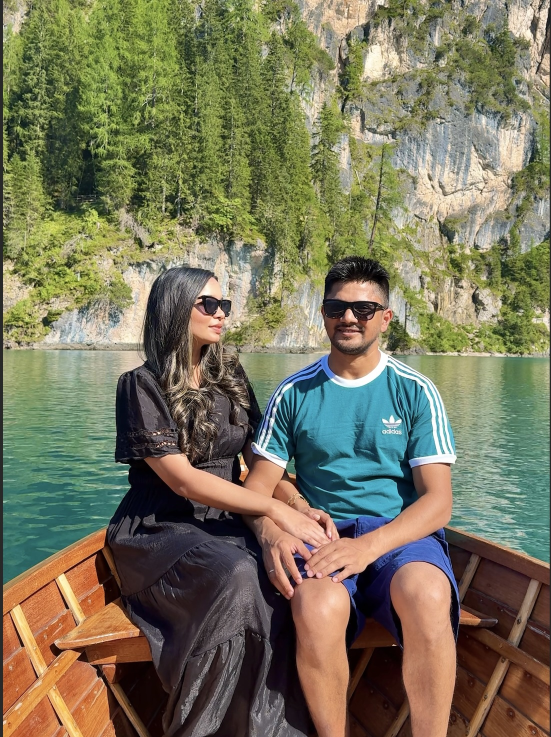
#> input picture preprocessing/data/myimage.jpg, 1102 x 1474 px (shown at 1/2 size)
$ python random_crops.py --input_root data --output_root out.png
#> lines starting #> are read from the running program, lines starting #| are printed output that depends on the picture
import os
import sys
import random
import argparse
from PIL import Image
from pathlib import Path
import json
import csv
from typing import Dict, List, Tuple, Optional

# Utility
def ensure_dir(path: str):
    os.makedirs(path, exist_ok=True)

# Simplified: removed unused frequency/quantile helper logic.

def _resize_keep_aspect(img, target_width):
    if target_width is None:
        return img
    w, h = img.size
    if w == target_width:
        return img
    new_height = int(round(h * (target_width / float(w))))
    return img.resize((target_width, new_height), Image.LANCZOS)

# --- Optional LangSAM integration for object detection ---
_LANGSAM_MODEL = None

# [78 lines left out: functions _ensure_repo_root_on_sys_path, _load_langsam_model, run_langsam_batched, load_mapping, random_square_crops, process_single_image and 1 more, not called in this run]

def write_json(path: str, obj: dict):
    with open(path, 'w') as f:
        json.dump(obj, f, indent=2)

# [118 lines left out: function concept_process_json_mapping, not called in this run]

def _xywh_to_x1y1x2y2(boxes: List[Tuple[float, float, float, float]]):
    return [(x, y, x + w, y + h) for (x, y, w, h) in boxes]

def _scale_boxes_x1y1x2y2(boxes: List[Tuple[float, float, float, float]], scale: float):
    return [(x1 * scale, y1 * scale, x2 * scale, y2 * scale) for (x1, y1, x2, y2) in boxes]

def _clip_boxes_x1y1x2y2(boxes: List[Tuple[float, float, float, float]], w: int, h: int) -> List[Tuple[int, int, int, int]]:
    clipped: List[Tuple[int, int, int, int]] = []
    for x1, y1, x2, y2 in boxes:
        ix1 = max(0, min(int(round(x1)), w))
        iy1 = max(0, min(int(round(y1)), h))
        ix2 = max(0, min(int(round(x2)), w))
        iy2 = max(0, min(int(round(y2)), h))
        if ix2 > ix1 and iy2 > iy1:
            clipped.append((ix1, iy1, ix2, iy2))
    return clipped

# [32 lines left out: functions _centered_square_box_around, _crop_detection_to_patch, not called in this run]

def _save_object_crops(img: Image.Image, boxes_x1y1x2y2: List[Tuple[int, int, int, int]], patch_size: int, output_dir: str, base_name: str, object_tag: Optional[str] = None, start_index: int = 0) -> Tuple[int, List[Tuple[int, int, int, int]]]:
    os.makedirs(output_dir, exist_ok=True)
    saved = 0
    final_boxes: List[Tuple[int, int, int, int]] = []
    if not boxes_x1y1x2y2:
        return 0, []
    for i, (x1, y1, x2, y2) in enumerate(boxes_x1y1x2y2):
        if x2 <= x1 or y2 <= y1:
            continue
        # Always output patch_size x patch_size for detection crops
        crop, used_box = _crop_detection_to_patch(img, (x1, y1, x2, y2), patch_size)
        tag_part = f"_{object_tag}" if object_tag else ""
        crop.save(os.path.join(output_dir, f"{base_name}{tag_part}_obj_{start_index + i}.png"))
        saved += 1
        final_boxes.append(used_box)
    return saved, final_boxes

# [30 lines left out: function create_grid_patches, not called in this run]

def calculate_iou(box1, box2):
    xA = max(box1[0], box2[0]); yA = max(box1[1], box2[1])
    xB = min(box1[2], box2[2]); yB = min(box1[3], box2[3])
    inter_w = max(0, xB - xA)
    inter_h = max(0, yB - yA)
    interA = inter_w * inter_h
    if interA == 0:
        return 0.0
    area1 = (box1[2]-box1[0]) * (box1[3]-box1[1])
    area2 = (box2[2]-box2[0]) * (box2[3]-box2[1])
    union = area1 + area2 - interA
    if union <= 0:
        return 0.0
    return interA / union

def create_random_patches(image_path, patch_size, output_dir, P, max_overlap_ratio=0.25, max_attempts_per_patch=100, resize_size=None, object_bboxes: Optional[List[Tuple[int, int, int, int]]] = None, object_tag: Optional[str] = None):
    img = Image.open(image_path).convert('RGB')
    name = Path(image_path).stem
    orig_w, orig_h = img.size
    # Resize by width
    img = _resize_keep_aspect(img, resize_size)
    w, h = img.size
    s1 = w / float(orig_w)
    boxes_x1y1x2y2 = _xywh_to_x1y1x2y2(object_bboxes or [])
    boxes_scaled = _scale_boxes_x1y1x2y2(boxes_x1y1x2y2, s1)
    os.makedirs(output_dir, exist_ok=True)
    # Save object crops first, treat them as existing patches for overlap
    boxes_scaled = _clip_boxes_x1y1x2y2(boxes_scaled, w, h)
    _, obj_boxes_final = _save_object_crops(img, boxes_scaled, patch_size, output_dir, name, object_tag, start_index=0)
    saved = list(obj_boxes_final)
    # After saving detection crops, if needed for random patches, resize and scale saved boxes for IoU accounting
    if w < patch_size or h < patch_size:
        scale_w = patch_size / float(w) if w < patch_size else 1.0
        scale_h = patch_size / float(h) if h < patch_size else 1.0
        s2 = max(scale_w, scale_h)
        if s2 > 1.0:
            img = img.resize((int(round(w * s2)), int(round(h * s2))), Image.LANCZOS)
            saved = _clip_boxes_x1y1x2y2(_scale_boxes_x1y1x2y2(saved, s2), int(round(w * s2)), int(round(h * s2)))
            w, h = img.size
    if w == patch_size and h == patch_size and P > 0:
        img.convert('RGB').save(os.path.join(output_dir, f"{name}_patch_0.png"))
        return
    created = 0
    attempts = 0
    max_attempts_total = P * max_attempts_per_patch
    while created < P and attempts < max_attempts_total:
        attempts += 1
        left = random.randint(0, max(0, w - patch_size))
        top = random.randint(0, max(0, h - patch_size))
        box = (left, top, left + patch_size, top + patch_size)
        if any(calculate_iou(box, b) > max_overlap_ratio for b in saved):
            continue
        img.crop(box).convert('RGB').save(os.path.join(output_dir, f"{name}_patch_{created}.png"))
        saved.append(box)
        created += 1
    if created < P:
        print(f"Info: only generated {created}/{P} patches for {image_path} (overlap constraints).")

def process_folder_structure(root_input, root_output, patch_size=128, P=10, max_overlap=0.25, resize_size=None, grid=False, object_detection: bool = False, batch_size: int = 8):
    # Build per-tag image lists (tag = immediate subfolder name of the image path)
    tag_to_paths: Dict[str, List[str]] = {}
    for subdir, _, files in os.walk(root_input):
        for f in files:
            if f.lower().endswith((".png", ".jpg", ".jpeg")):
                p = os.path.join(subdir, f)
                tag = Path(subdir).name
                tag_to_paths.setdefault(tag, []).append(p)
    # Run LangSAM per tag group to use the tag as the text prompt
    boxes_map: Dict[str, List[Tuple[int, int, int, int]]] = {}
    if object_detection:
        for tag, paths in tag_to_paths.items():
            if not paths:
                continue
            boxes_list = run_langsam_batched(paths, tag=tag, batch_size=batch_size)
            boxes_map.update({p: b for p, b in zip(paths, boxes_list)})
    # Process folders and pass through boxes
    for subdir, _, files in os.walk(root_input):
        rel = os.path.relpath(subdir, root_input)
        out_sub = os.path.join(root_output, rel)
        os.makedirs(out_sub, exist_ok=True)
        current_tag = Path(subdir).name
        for f in files:
            if f.lower().endswith((".png", ".jpg", ".jpeg")):
                path = os.path.join(subdir, f)
                bboxes = boxes_map.get(path)
                if grid:
                    create_grid_patches(path, patch_size, out_sub, resize_size, object_bboxes=bboxes, object_tag=current_tag if object_detection else None)
                else:
                    create_random_patches(path, patch_size, out_sub, P, max_overlap_ratio=max_overlap, resize_size=resize_size, object_bboxes=bboxes, object_tag=current_tag if object_detection else None)

# [38 lines left out: function process_json_mapping, not called in this run]

def main():
    parser = argparse.ArgumentParser(description="Extract image patches (random, grid, or concept-focused) with optional JSON tag mapping.")
    parser.add_argument("--input_root", required=True)
    parser.add_argument("--output_root", required=True)
    parser.add_argument("--patch_size", type=int, default=200, help="Size for square patches / concept crops")
    parser.add_argument("--patches_per_image", type=int, default=18, help="Random patches per image (random mode)")
    parser.add_argument("--max_overlap", type=float, default=0.30, help="Max IoU overlap (random mode)")
    parser.add_argument("--resize", type=int, default=1048, help="Target width resize (keep aspect)")
    parser.add_argument("--grid", action='store_true', default=False, help="Enable grid mode")
    parser.add_argument("--json_mapping", type=str, default=None, help="Tag -> [relative paths] JSON")
    parser.add_argument("--seed", type=int, default=None)
    parser.add_argument("--concept_mode", action='store_true', help="Enable concept cropping (min images threshold)")
    parser.add_argument("--concept_crops_per_image", type=int, default=3, help="Crops per image in concept mode")
    parser.add_argument("--min_images_per_tag", type=int, default=30, help="Minimum images required for a tag to be processed")
    parser.add_argument("--max_images_per_tag", type=int, default=0, help="Cap on number of images sampled per tag (0 = no cap)")
    # Object detection (single simple flag)
    parser.add_argument("--object_detection", action='store_true', help="Enable LangSAM object detection before cropping")
    # Single batch size flag
    parser.add_argument("--batch_size", type=int, default=8, help="Batch size for LangSAM detection")
    args = parser.parse_args()
    if args.seed is not None:
        random.seed(args.seed)
    # No external object_tag required: JSON mode uses mapping keys; folder mode uses subfolder name
    if args.concept_mode:
        if not args.json_mapping:
            raise ValueError('--concept_mode requires --json_mapping')
        concept_process_json_mapping(
            json_file=args.json_mapping,
            input_root=args.input_root,
            output_root=args.output_root,
            resize_size=args.resize,
            max_crops_per_image=args.concept_crops_per_image,
            patch_size=args.patch_size,
            min_images_per_tag=args.min_images_per_tag,
            max_images_per_tag=args.max_images_per_tag,
            object_detection=args.object_detection,
            batch_size=args.batch_size,
        )
        return
    if args.json_mapping:
        process_json_mapping(
            args.json_mapping, args.input_root, args.output_root,
            args.patch_size, args.patches_per_image, args.max_overlap,
            args.resize, args.grid,
            min_images_per_tag=args.min_images_per_tag,
            max_images_per_tag=args.max_images_per_tag,
                object_detection=args.object_detection,
                batch_size=args.batch_size,
        )
    else:
        process_folder_structure(
            args.input_root, args.output_root, args.patch_size,
            args.patches_per_image, args.max_overlap, args.resize, args.grid,
                object_detection=args.object_detection,
                batch_size=args.batch_size,
        )
#> in create_random_patches, img is the input picture: PIL image 1102x1474 RGB; mean R, G, B 120.6, 117.1, 91.8
#> in create_random_patches, `_, obj_boxes_final = _save_object_crops(img, boxes_scaled, patch_size,..`: obj_boxes_final = []
#> the loop in create_random_patches, `while created < P and attempts < max_attempts_total:` made 26 passes
#> pass 1, in create_random_patches, `img.crop(box).convert('RGB').save(os.path.join(output_dir, f"{name}_pa..`:
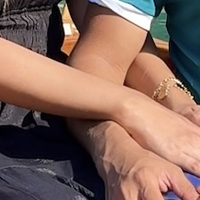
#> saved as myimage_patch_0.png: PIL image 200x200 RGB; mean R, G, B 132.2, 103.3, 92.8
#> pass 2, in create_random_patches, `img.crop(box).convert('RGB').save(os.path.join(output_dir, f"{name}_pa..`:
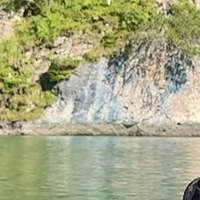
#> saved as myimage_patch_1.png: PIL image 200x200 RGB; mean R, G, B 166, 167.4, 131.8

if __name__ == '__main__':
    main()

# ...existing example usage docstring remains below...
"""
Example usage with JSON mapping (with width resize):
python preprocessing/random_crops.py \
   --input_root /mnt/abka03/xlvlm_data/imagenet_1000 \
   --output_root /mnt/abka03/xlvlm_data/imagenet_1000_auto_crops \
   --json_mapping /mnt/abka03/xlvlm_data/imagenet_1000/coco_1000_concept_image_mapping.json \
   --patch_size 200 --patches_per_image 16 --max_overlap 0.7 --seed 42 --resize 512

Concept-focused cropping (skips tags with <30 images by default):
python preprocessing/random_crops.py \
   --input_root  /mnt/abka03/Projects/xl-vlms/data  \
   --output_root  /mnt/abka03/Projects/xl-vlms/crops/train  \
   --json_mapping /mnt/abka03/Projects/xl-vlms/data/coco_10_concept_image_mapping.json \
   --concept_mode --concept_crops_per_image 100 --patch_size 128 --resize 512 --seed 123 --min_images_per_tag 10 --max_images_per_tag 300
With object tag

python preprocessing/random_crops.py \
  --input_root /mnt/abka03/Projects/xl-vlms/data \
  --output_root /mnt/abka03/Projects/xl-vlms/output_patches \
  --json_mapping /mnt/abka03/Projects/xl-vlms/data/coco_10_concept_image_mapping.json \
  --patch_size 128 --patches_per_image 16 --resize 512 \
  --object_detection


Concept-focused cropping with per-tag cap (e.g., max 50 images used per tag):
python preprocessing/random_crops.py \
   --input_root /data/images_root \
   --output_root /data/concept_crops_capped \
   --json_mapping /data/tags.json \
   --concept_mode --concept_crops_per_image 8 --patch_size 224 --resize 512 \
   --min_images_per_tag 30 --max_images_per_tag 50

1) Random patches over a directory tree (defaults patch_size=200, resize width=500):
python preprocessing/random_crops.py \
   --input_root /data/images \
   --output_root /data/patches_random

2) Random patches specifying all key parameters:
python preprocessing/random_crops.py \
   --input_root /data/images \
   --output_root /data/patches_random_custom \
   --patch_size 160 --patches_per_image 12 --max_overlap 0.3 --resize 640 --seed 123

3) Grid patches over a directory tree:
python preprocessing/random_crops.py \
   --input_root /data/images \
   --output_root /data/patches_grid \
   --grid --patch_size 128 --resize 512

4) Random patches using a JSON mapping file (skips tags with <30 images by default):
python preprocessing/random_crops.py \
   --input_root /data/images_root \
   --output_root /data/patches_by_tag \
   --json_mapping /data/tags.json \
   --patch_size 128 --patches_per_image 40 --resize 600 --min_images_per_tag 30

5) Grid patches with JSON mapping:
python preprocessing/random_crops.py \
   --input_root /data/images_root \
   --output_root /data/patches_by_tag_grid \
   --json_mapping /data/tags.json \
   --grid --patch_size 128 --resize 600 --min_images_per_tag 30

6) Disable resizing (operate on original widths):
python preprocessing/random_crops.py \
   --input_root /data/images \
   --output_root /data/patches_no_resize \
   --patch_size 224 --patches_per_image 16 --max_overlap 0.4

Notes:
 - --resize sets target width only; height is scaled to keep aspect ratio.
 - For grid mode, patches stride equals patch_size (no overlap).
 - For random mode, IoU between accepted patches is kept <= --max_overlap.
 - Concept mode processes tags with >= --min_images_per_tag images (default 30).
 - Failures (concept mode): missing_file, open_error, too_small, no_space.
 - Outputs (concept mode): stats.json, failures.csv at --output_root.
"""
